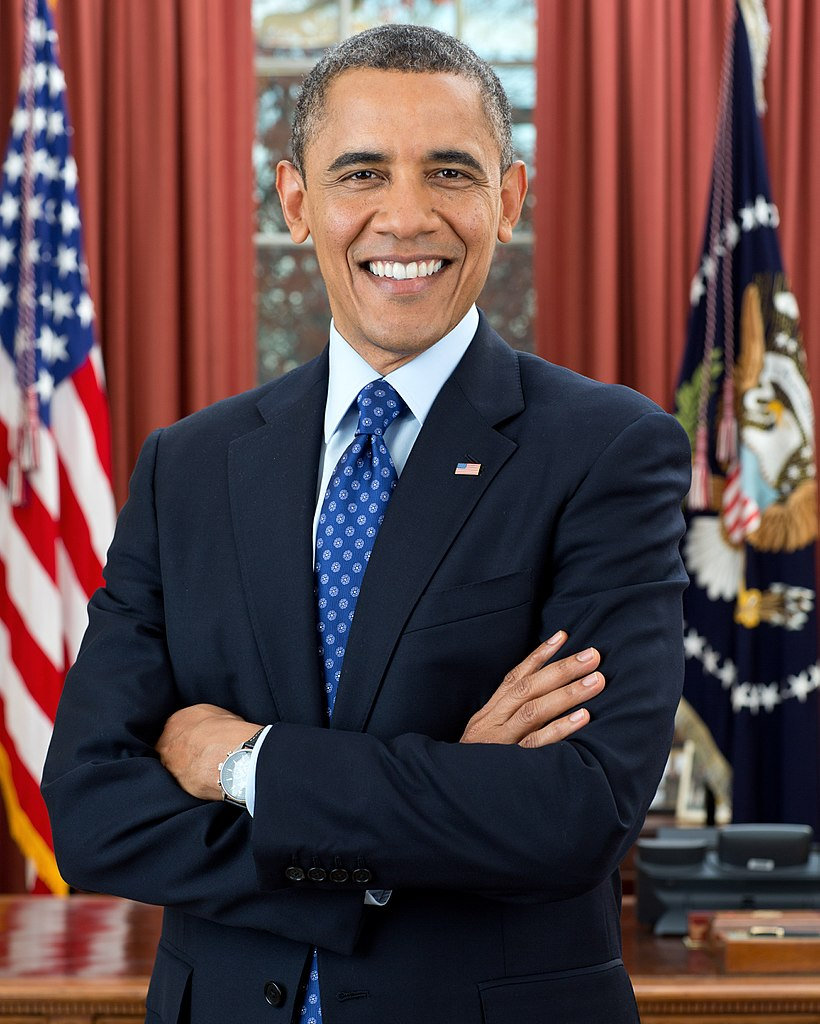
#> input picture tests/assets/portrait.jpg, 820 x 1024 px
$ python make_test_video.py
#> lines starting #> are read from the running program, lines starting #| are printed output that depends on the picture
#!/usr/bin/env python3
"""
Build the static test clip from the bundled portrait.

Used to verify an install WITHOUT a camera attached, which is the first thing
worth doing on a fresh Raspberry Pi:

    python tests/make_test_video.py
    python run.py --video tests/assets/static_test.mp4 --fast --no-display --no-calibrate

Expect: 100% face detection, state stays ALERT, zero blinks, zero alerts.

The clip is generated rather than shipped because it is 1200 copies of one
still frame -- 4 MB of redundancy in a package that is otherwise small.

Note the letterboxing below. Squashing a 4:5 portrait into a 4:3 frame
compresses the face vertically and drops EAR from 0.204 to 0.147, which is
enough to read as closed eyes. Aspect ratio must be preserved or the test
asset itself becomes the bug.
"""

import os
import sys

import cv2
import numpy as np

HERE = os.path.dirname(os.path.abspath(__file__))
SRC = os.path.join(HERE, "assets", "portrait.jpg")
DST = os.path.join(HERE, "assets", "static_test.mp4")

WIDTH, HEIGHT, FPS, SECONDS = 640, 480, 30, 40


def main():
    img = cv2.imread(SRC)
#> img is the input picture: shape (1024, 820, 3); mean B, G, R 71.8, 69.9, 92.7
    if img is None:
        sys.exit(f"missing source image: {SRC}")

    h0, w0 = img.shape[:2]
#> h0 = 1024; w0 = 820
    scale = min(WIDTH / w0, HEIGHT / h0)
#> scale = 0.469
    resized = cv2.resize(img, (int(w0 * scale), int(h0 * scale)))

    canvas = np.full((HEIGHT, WIDTH, 3), 32, dtype=np.uint8)
    y = (HEIGHT - resized.shape[0]) // 2
#> y = 0
    x = (WIDTH - resized.shape[1]) // 2
#> x = 128
    canvas[y : y + resized.shape[0], x : x + resized.shape[1]] = resized
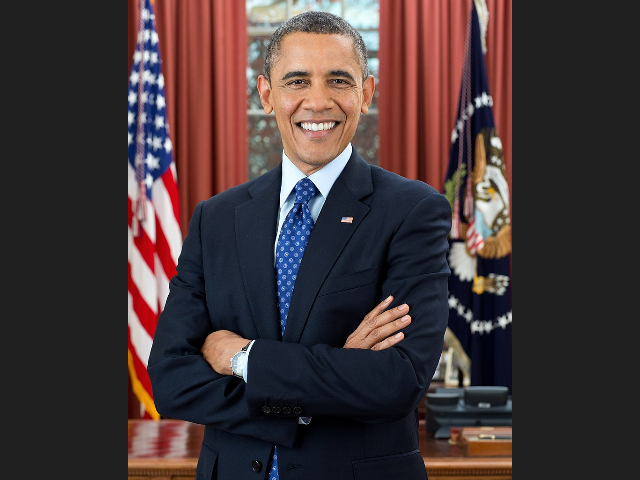
#> canvas: shape (480, 640, 3); mean B, G, R 55.8, 54.7, 68.4

    writer = cv2.VideoWriter(DST, cv2.VideoWriter_fourcc(*"mp4v"), FPS, (WIDTH, HEIGHT))
    if not writer.isOpened():
        sys.exit("could not open the video writer (missing codec?)")
    for _ in range(FPS * SECONDS):
        writer.write(canvas)
    writer.release()

    size_mb = os.path.getsize(DST) / 1e6
    print(f"wrote {DST}  ({FPS * SECONDS} frames, {SECONDS}s, {size_mb:.1f} MB)")


if __name__ == "__main__":
    main()
